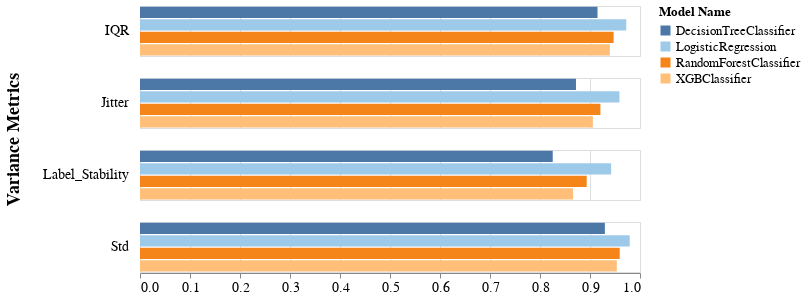

Source (notebook cell):
### Code cell
visualizer.create_overall_metrics_bar_char(
    metrics_names=['Label_Stability'],
    reversed_metrics_names=['Std', 'IQR', 'Jitter'],
    metrics_title="Variance Metrics"
)

### Figure 1 — Vega-Lite specification as saved in the notebook (floating-point values rounded to 4 significant figures)
{"config": {"view": {"continuousWidth": 400, "continuousHeight": 300}, "axis": {"labelFontSize": 14, "titleFontSize": 18}, "headerRow": {"labelAlign": "left", "labelAngle": 0, "labelFontSize": 14, "labelPadding": 10, "titleFontSize": 18}}, "data": {"name": "data-3c5834923a1022abb22f778dd46566f6"}, "mark": "bar", "encoding": {"color": {"field": "model_name", "legend": {"labelFontSize": 13, "title": "Model Name", "titleFontSize": 13}, "scale": {"scheme": "tableau20"}, "type": "nominal"}, "row": {"field": "metric", "title": "Variance Metrics", "type": "nominal"}, "x": {"axis": {"grid": true}, "field": "overall", "title": "", "type": "quantitative"}, "y": {"axis": null, "field": "model_name", "type": "nominal"}}, "height": 50, "width": 500, "$schema": "https://vega.github.io/schema/vega-lite/v4.17.0.json", "datasets": {"data-3c5834923a1022abb22f778dd46566f6": [{"overall": 0.915, "metric": "IQR", "model_name": "DecisionTreeClassifier"}, {"overall": 0.872, "metric": "Jitter", "model_name": "DecisionTreeClassifier"}, {"overall": 0.8255, "metric": "Label_Stability", "model_name": "DecisionTreeClassifier"}, {"overall": 0.9297, "metric": "Std", "model_name": "DecisionTreeClassifier"}, {"overall": 0.9725, "metric": "IQR", "model_name": "LogisticRegression"}, {"overall": 0.9589, "metric": "Jitter", "model_name": "LogisticRegression"}, {"overall": 0.9423, "metric": "Label_Stability", "model_name": "LogisticRegression"}, {"overall": 0.9794, "metric": "Std", "model_name": "LogisticRegression"}, {"overall": 0.9473, "metric": "IQR", "model_name": "RandomForestClassifier"}, {"overall": 0.9208, "metric": "Jitter", "model_name": "RandomForestClassifier"}, {"overall": 0.8934, "metric": "Label_Stability", "model_name": "RandomForestClassifier"}, {"overall": 0.9595, "metric": "Std", "model_name": "RandomForestClassifier"}, {"overall": 0.9398, "metric": "IQR", "model_name": "XGBClassifier"}, {"overall": 0.9057, "metric": "Jitter", "model_name": "XGBClassifier"}, {"overall": 0.8661, "metric": "Label_Stability", "model_name": "XGBClassifier"}, {"overall": 0.9536, "metric": "Std", "model_name": "XGBClassifier"}]}}
